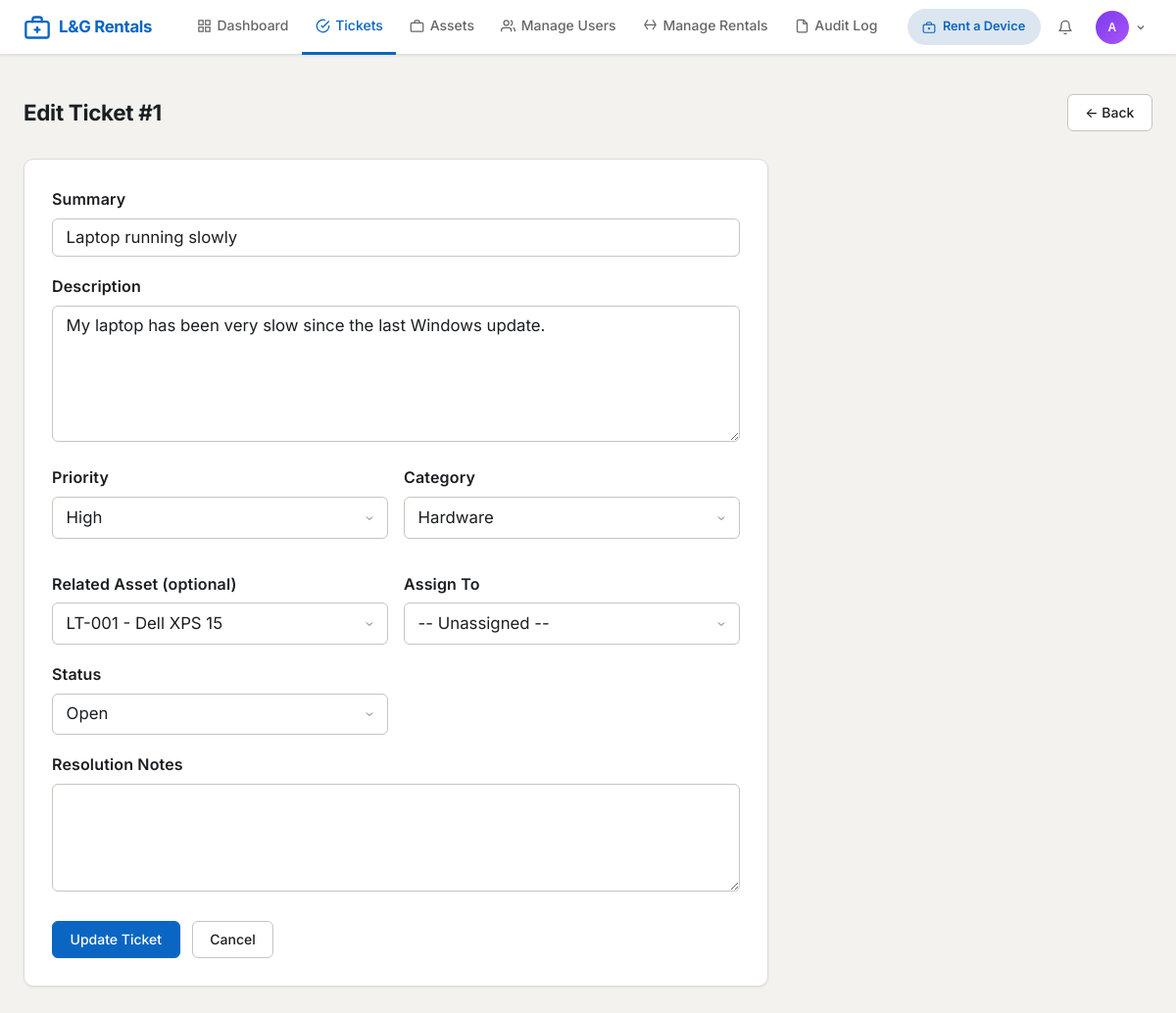
Screenshot of /tickets/1/edit (signed in) with the database file from the repository.
### app/models/__init__.py (models this page shows, shortened)
class User(UserMixin, db.Model):
    __tablename__ = 'users'
    id = db.Column(db.Integer, primary_key=True)
    username = db.Column(db.String(64), unique=True, nullable=False, index=True)
    email = db.Column(db.String(120), unique=True, nullable=False, index=True)
    password_hash = db.Column(db.String(256), nullable=False)
    role = db.Column(db.String(20), nullable=False, default='user')
    is_active = db.Column(db.Boolean, default=True, nullable=False)
    full_name = db.Column(db.String(120), nullable=False)
    department = db.Column(db.String(80))
    phone = db.Column(db.String(20))
    failed_login_count = db.Column(db.Integer, default=0, nullable=False)
    locked_until = db.Column(db.DateTime, nullable=True)
    created_at = db.Column(db.DateTime, default=datetime.utcnow, nullable=False)
    updated_at = db.Column(db.DateTime, default=datetime.utcnow, onupdate=datetime.utcnow)
    last_login = db.Column(db.DateTime, nullable=True)
    raised_tickets = db.relationship('Ticket', foreign_keys='Ticket.raised_by_id', backref='raised_by', lazy='dynamic')
    assigned_tickets = db.relationship('Ticket', foreign_keys='Ticket.assigned_to_id', backref='assigned_to', lazy='dynamic')
    assigned_assets = db.relationship('Asset', foreign_keys='Asset.assigned_to_id', backref='assigned_to', lazy='dynamic')
    comments = db.relationship('Comment', backref='author', lazy='dynamic')
    audit_logs = db.relationship('AuditLog', backref='user', lazy='dynamic')
    @property
    def is_admin(self):
        return self.role == 'admin'

class Ticket(db.Model):
    __tablename__ = 'tickets'
    STATUS_CHOICES = ['Open', 'In Progress', 'Resolved', 'Closed', 'Cancelled']
    PRIORITY_CHOICES = ['Low', 'Medium', 'High', 'Critical']
    CATEGORY_CHOICES = ['Hardware', 'Software', 'Network', 'Account Access',
                        'Email', 'Printer', 'Security Incident', 'Other']
    id = db.Column(db.Integer, primary_key=True)
    title = db.Column(db.String(200), nullable=False)
    description = db.Column(db.Text, nullable=False)
    status = db.Column(db.String(30), nullable=False, default='Open')
    priority = db.Column(db.String(20), nullable=False, default='Medium')
    category = db.Column(db.String(50), nullable=False)
    raised_by_id = db.Column(db.Integer, db.ForeignKey('users.id'), nullable=False)
    assigned_to_id = db.Column(db.Integer, db.ForeignKey('users.id'), nullable=True)
    related_asset_id = db.Column(db.Integer, db.ForeignKey('assets.id'), nullable=True)
    resolution_notes = db.Column(db.Text)
    created_at = db.Column(db.DateTime, default=datetime.utcnow, nullable=False)
    updated_at = db.Column(db.DateTime, default=datetime.utcnow, onupdate=datetime.utcnow)
    resolved_at = db.Column(db.DateTime, nullable=True)
    comments = db.relationship('Comment', backref='ticket', lazy='dynamic', cascade='all, delete-orphan')

### app/routes/tickets.py (the view, shortened to what this page needs)
@tickets_bp.route('/<int:ticket_id>/edit', methods=['GET', 'POST'])
@login_required
def edit_ticket(ticket_id):
    ticket = Ticket.query.get_or_404(ticket_id)
    if not current_user.is_admin:
        if ticket.raised_by_id != current_user.id:
            abort(403)
        if ticket.status not in ['Open']:
            flash('You can only edit open tickets.', 'warning')
            return redirect(url_for('tickets.view_ticket', ticket_id=ticket_id))
    FormClass = AdminTicketForm if current_user.is_admin else TicketForm
    form = FormClass(obj=ticket)
    if current_user.is_admin and ticket.assigned_to_id:
        form.assigned_to_id.data = ticket.assigned_to_id
    return render_template('tickets/form.html', form=form,
                           title=f'Edit Ticket #{ticket_id}', ticket=ticket)

### app/utils/forms.py
class AdminTicketForm(TicketForm):
    status = SelectField('Status', choices=[])
    assigned_to_id = SelectField('Assign To', coerce=int, validators=[Optional()])
    resolution_notes = TextAreaField('Resolution Notes', validators=[Optional(), Length(max=5000), no_html])
    def __init__(self, *args, **kwargs):
        from app.models import Ticket
        super().__init__(*args, **kwargs)
        self.status.choices = [(s, s) for s in Ticket.STATUS_CHOICES]
        users = User.query.filter_by(is_active=True).order_by(User.full_name).all()
        self.assigned_to_id.choices = [(0, '-- Unassigned --')] + [(u.id, u.full_name) for u in users]

### app/utils/security.py (called while the page is built)
def apply_security_headers(response):
    response.headers['X-Content-Type-Options'] = 'nosniff'
    response.headers['X-Frame-Options'] = 'DENY'
    response.headers['X-XSS-Protection'] = '1; mode=block'
    response.headers['Referrer-Policy'] = 'strict-origin-when-cross-origin'
    csp_directives = current_app.config.get('CSP_DIRECTIVES', {})
    if csp_directives:
        csp_string = '; '.join(
            f"{key} {value}" for key, value in csp_directives.items()
        )
        response.headers['Content-Security-Policy'] = csp_string
    if not current_app.debug:
        response.headers['Strict-Transport-Security'] = \
            'max-age=31536000; includeSubDomains'
    response.headers['Permissions-Policy'] = \
        'camera=(), microphone=(), geolocation=()'
    return response

### app/templates/tickets/form.html (shortened to what this page needs)
{% extends "base.html" %}
{% block content %}
<div class="page-header">
    <h1 class="page-title">{{ title }}</h1>
    <a href="{{ url_for('tickets.list_tickets') }}" class="btn btn-outline">← Back</a>
</div>
<div class="form-card" style="max-width:760px;">
    <form method="POST">
        <div class="form-group">{{ form.title.label }}{{ form.title() }}{% for e in form.title.errors %}<div class="field-error">{{e}}</div>{% endfor %}</div>
        <div class="form-group">{{ form.description.label }}{{ form.description(rows=6) }}{% for e in form.description.errors %}<div class="field-error">{{e}}</div>{% endfor %}</div>
        <div class="form-grid-2">
            <div class="form-group">{{ form.priority.label }}{{ form.priority() }}</div>
            <div class="form-group">{{ form.category.label }}{{ form.category() }}</div>
            <div class="form-group">{{ form.related_asset_id.label }}{{ form.related_asset_id() }}</div>
            {% if current_user.is_admin and form.assigned_to_id is defined %}
            <div class="form-group">{{ form.assigned_to_id.label }}{{ form.assigned_to_id() }}</div>
            {% endif %}
        </div>
        {% if current_user.is_admin and form.status is defined %}
        <div class="form-grid-2">
            <div class="form-group">{{ form.status.label }}{{ form.status() }}</div>
        </div>
        {% endif %}
        {% if current_user.is_admin and form.resolution_notes is defined %}
        <div class="form-group">{{ form.resolution_notes.label }}{{ form.resolution_notes(rows=4) }}</div>
        {% endif %}
        <div class="form-actions">
            <button type="submit" class="btn btn-primary">{{ 'Update Ticket' if ticket else 'Submit Ticket' }}</button>
            <a href="{{ url_for('tickets.list_tickets') }}" class="btn btn-outline">Cancel</a>
        </div>
    </form>
</div>
{% endblock %}

### app/templates/base.html (shortened to what this page needs)
<!DOCTYPE html>
<html lang="en">
<head>
    <link rel="stylesheet" href="{{ url_for('static', filename='css/main.css') }}">
</head>
<body>
{% if current_user.is_authenticated %}
<nav class="navbar">
    <a href="{{ url_for('main.dashboard') }}" class="nav-brand">
        <svg viewBox="0 0 24 24" fill="none" stroke="currentColor" stroke-width="2" stroke-linecap="round" stroke-linejoin="round">
            <rect x="2" y="7" width="20" height="14" rx="2"/><path d="M16 7V5a2 2 0 0 0-2-2h-4a2 2 0 0 0-2 2v2"/><line x1="12" y1="12" x2="12" y2="16"/><line x1="10" y1="14" x2="14" y2="14"/>
        </svg>
        L&G Rentals
    </a>
    <ul class="nav-links">
        <li>
            <a href="{{ url_for('main.dashboard') }}" class="{% if request.endpoint == 'main.dashboard' %}active{% endif %}">
                <svg width="15" height="15" viewBox="0 0 24 24" fill="none" stroke="currentColor" stroke-width="2"><rect x="3" y="3" width="7" height="7"/><rect x="14" y="3" width="7" height="7"/><rect x="14" y="14" width="7" height="7"/><rect x="3" y="14" width="7" height="7"/></svg>
                Dashboard
            </a>
        </li>
        {% if current_user.is_admin %}
        <li>
            <a href="{{ url_for('tickets.list_tickets') }}" class="{% if 'tickets' in request.endpoint %}active{% endif %}">
                <svg width="15" height="15" viewBox="0 0 24 24" fill="none" stroke="currentColor" stroke-width="2"><path d="M22 11.08V12a10 10 0 1 1-5.93-9.14"/><polyline points="22 4 12 14.01 9 11.01"/></svg>
                Tickets
            </a>
        </li>
        <li>
            <a href="{{ url_for('assets.list_assets') }}" class="{% if 'assets' in request.endpoint %}active{% endif %}">
                <svg width="15" height="15" viewBox="0 0 24 24" fill="none" stroke="currentColor" stroke-width="2"><rect x="2" y="7" width="20" height="14" rx="2"/><path d="M16 7V5a2 2 0 0 0-2-2h-4a2 2 0 0 0-2 2v2"/></svg>
                Assets
            </a>
        </li>
        <li>
            <a href="{{ url_for('admin.list_users') }}" class="{% if 'admin' in request.endpoint %}active{% endif %}">
                <svg width="15" height="15" viewBox="0 0 24 24" fill="none" stroke="currentColor" stroke-width="2"><path d="M17 21v-2a4 4 0 0 0-4-4H5a4 4 0 0 0-4 4v2"/><circle cx="9" cy="7" r="4"/><path d="M23 21v-2a4 4 0 0 0-3-3.87M16 3.13a4 4 0 0 1 0 7.75"/></svg>
                Manage Users
            </a>
        </li>
        <li>
            <a href="{{ url_for('rentals.admin_rentals') }}" class="{% if 'rentals' in request.endpoint and current_user.is_admin %}active{% endif %}">
                <svg width="15" height="15" viewBox="0 0 24 24" fill="none" stroke="currentColor" stroke-width="2"><path d="M21 10H3M16 2l5 8-5 8M8 2L3 10l5 8"/></svg>
                Manage Rentals
            </a>
        </li>
        <li>
            <a href="{{ url_for('admin.audit_log') }}" class="{% if request.endpoint == 'admin.audit_log' %}active{% endif %}">
                <svg width="15" height="15" viewBox="0 0 24 24" fill="none" stroke="currentColor" stroke-width="2"><path d="M14 2H6a2 2 0 0 0-2 2v16a2 2 0 0 0 2 2h12a2 2 0 0 0 2-2V8z"/><polyline points="14 2 14 8 20 8"/></svg>
                Audit Log
            </a>
        </li>
        {% endif %}
    </ul>
    <div class="nav-right">
        <a href="{{ url_for('rentals.catalog') }}"
           class="nav-rent-btn {% if 'rentals' in request.endpoint %}nav-rent-btn-active{% endif %}">
            <svg width="14" height="14" viewBox="0 0 24 24" fill="none" stroke="currentColor" stroke-width="2">
                <rect x="2" y="7" width="20" height="14" rx="2"/><path d="M16 7V5a2 2 0 0 0-2-2h-4a2 2 0 0 0-2 2v2"/><line x1="12" y1="12" x2="12" y2="16"/><line x1="10" y1="14" x2="14" y2="14"/>
            </svg>
            Rent a Device
        </a>
        <div class="nav-notif" id="notifDropdown">
            <button class="nav-notif-btn" id="notifBtn" type="button" aria-haspopup="true" aria-expanded="false">
                <svg width="16" height="16" viewBox="0 0 24 24" fill="none" stroke="currentColor" stroke-width="2" stroke-linecap="round" stroke-linejoin="round">
                    <path d="M18 8A6 6 0 0 0 6 8c0 7-3 9-3 9h18s-3-2-3-9"/>
                    <path d="M13.73 21a2 2 0 0 1-3.46 0"/>
                </svg>
            </button>
        </div>
        <div class="nav-user-dropdown" id="userDropdown">
            <button class="nav-avatar-btn" id="userAvatarBtn" type="button" aria-haspopup="true" aria-expanded="false">
                {% set parts = current_user.full_name.split() %}
                <div class="user-avatar {% if current_user.is_admin %}avatar-admin{% elif current_user.is_guest %}avatar-guest{% else %}avatar-user{% endif %}">
                    {{ parts[0][0]|upper }}{% if parts|length > 1 %}{{ parts[-1][0]|upper }}{% endif %}
                </div>
                <svg width="12" height="12" viewBox="0 0 24 24" fill="none" stroke="currentColor" stroke-width="2.5"><path d="M6 9l6 6 6-6"/></svg>
            </button>
        </div>
    </div>
</nav>
{% endif %}
{% block flash %}
<div class="flash-container">
</div>
{% endblock %}
<main class="{% block main_class %}main-content{% endblock %}">
    {% block content %}{% endblock %}
</main>
</body>
</html>

### rows the page displays
User: full_name "A"
Ticket: title "Laptop running slowly", description "My laptop has been very slow since the last Windows update.", priority "High", category "Hardware", related_asset_id "LT-001 - Dell XPS 15", assigned_to_id "-- Unassigned --", status "Open"

### other values shown
{{ title }} "Edit Ticket #1"
{{ 'Update Ticket' if ticket else 'Submit Ticket' }} "Update Ticket"
